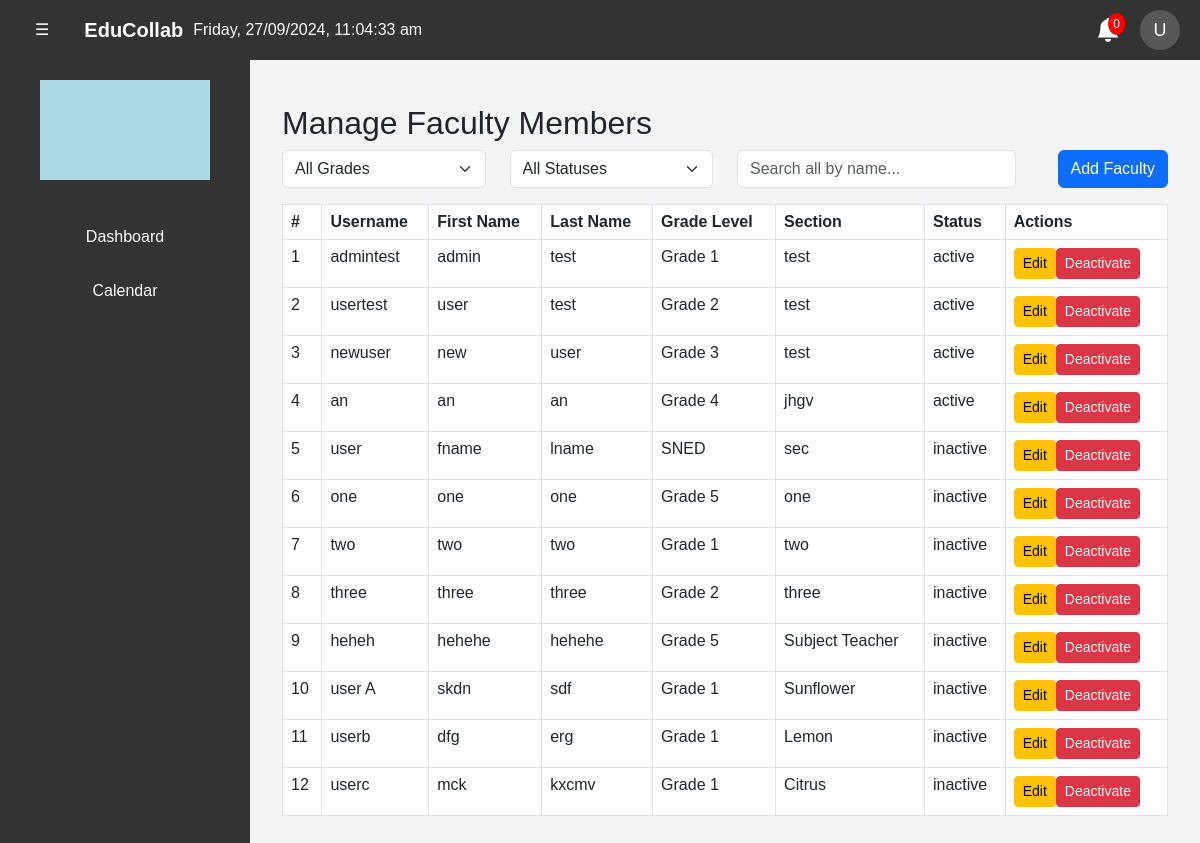
Before: /public/admin/faculty.php (signed in) with the older database file.
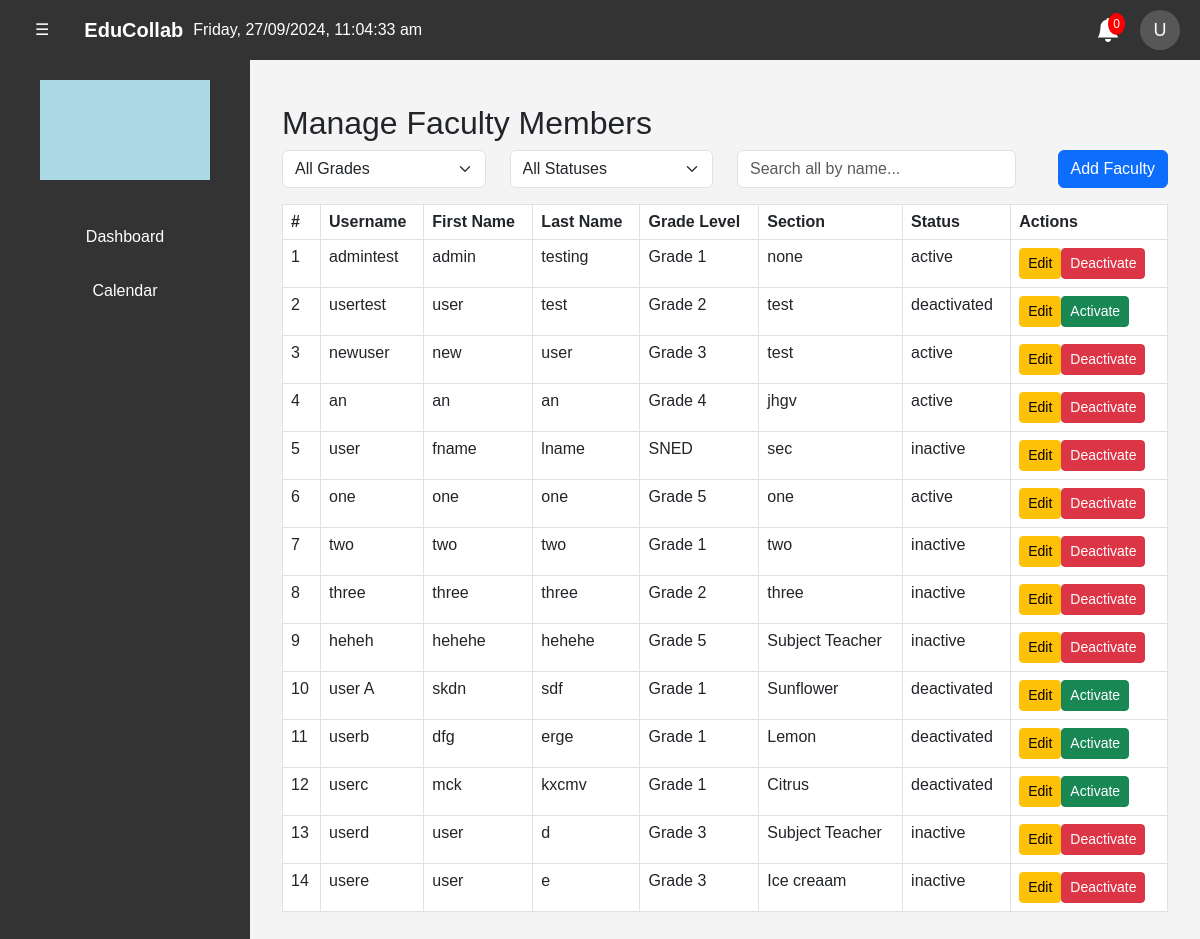
After: the same page with the newer database file.
### tables this page shows
CREATE TABLE `users` (
  `id` int(11) NOT NULL,
  `username` varchar(50) NOT NULL,
  `firstname` varchar(50) NOT NULL,
  `lastname` varchar(50) NOT NULL,
  `gradeLevel` varchar(20) NOT NULL,
  `section` varchar(30) NOT NULL,
  `password` varchar(255) NOT NULL,
  `status` enum('active','inactive','deactivated') NOT NULL DEFAULT 'inactive',
  `accType` enum('USER','ADMIN') DEFAULT 'USER',
  `created_at` timestamp NOT NULL DEFAULT current_timestamp()
);

### public/admin/faculty.php (the view, shortened to what this page needs)
<?php
require_once __DIR__ . '/../../src/config/db_config.php';
$grade = $_GET['grade'] ?? null;
$status = $_GET['status'] ?? null;
$search = $_GET['search'] ?? null;
$query = "SELECT * FROM users WHERE 1=1";
$params = [];
$stmt = $pdo->prepare($query);
$stmt->execute($params);
$facultyMembers = $stmt->fetchAll(PDO::FETCH_ASSOC);
?>
<!DOCTYPE html>
<html lang="en">
<head>
    <link rel="stylesheet" href="https://cdn.jsdelivr.net/npm/bootstrap@5.3.0-alpha1/dist/css/bootstrap.min.css">
    <link href="https://cdn.jsdelivr.net/npm/bootstrap@5.3.0-alpha3/dist/css/bootstrap.min.css" rel="stylesheet">
    <link href="https://cdnjs.cloudflare.com/ajax/libs/bootstrap-icons/1.11.1/font/bootstrap-icons.min.css" rel="stylesheet">
    <link href="../../src/css/a/h-e-gen.css" rel="stylesheet" />
</head>
<body>
    <?php include '../nav-sidebar-temp.php' ?>
    <div class="content" id="content">
        <div class="container mt-4">
            <h2>Manage Faculty Members</h2>
            <div class="row mb-3">
                <div class="col-md-3">
                    <select id="gradeFilter" class="form-select" onchange="filterFaculty()">
                        <option value="" <?= !$grade ? 'selected' : '' ?>>All Grades</option>
                    </select>
                </div>
                <div class="col-md-3">
                    <select id="statusFilter" class="form-select" onchange="filterFaculty()">
                        <option value="" <?= !isset($status) || $status === '' ? 'selected' : '' ?>>All Statuses</option>
                    </select>
                </div>
                <div class="col-md-4">
                    <input type="text" id="searchFaculty" class="form-control" placeholder="Search all by name..." onkeyup="searchFaculty()" value="<?= htmlspecialchars($search ?? '') ?>">
                </div>
                <div class="col-md-2 text-end">
                    <button class="btn btn-primary" onclick="window.location.href='add_user.php'">Add Faculty</button>
                </div>
            </div>
            <table class="table table-bordered">
                <thead>
                    <tr>
                        <th>#</th>
                        <th>Username</th>
                        <th>First Name</th>
                        <th>Last Name</th>
                        <th>Grade Level</th>
                        <th>Section</th>
                        <th>Status</th>
                        <th>Actions</th>
                    </tr>
                </thead>
                <tbody id="facultyList">
                    <?php
                    if (!empty($facultyMembers)) {
                        foreach ($facultyMembers as $index => $faculty) {
                            echo '<tr>';
                            echo '<td>' . ($index + 1) . '</td>';
                            echo '<td>' . htmlspecialchars($faculty['username']) . '</td>';
                            echo '<td>' . htmlspecialchars($faculty['firstname']) . '</td>';
                            echo '<td>' . htmlspecialchars($faculty['lastname']) . '</td>';
                            echo '<td>' . htmlspecialchars($faculty['gradeLevel']) . '</td>';
                            echo '<td>' . htmlspecialchars($faculty['section']) . '</td>';
                            echo '<td>' . htmlspecialchars($faculty['status']) . '</td>';
                            echo '<td>';
                            echo '<form method="POST" action="../../src/processes/a/faculty_actions.php" style="display:inline;">';
                            echo '<button type="submit" name="action" value="edit" class="btn btn-warning btn-sm">Edit</button>';
                            echo '</form>';
                            if ($faculty['status'] != 'deactivated') {
                                echo '<button type="button" class="btn btn-danger btn-sm verifyDeactivationButton" data-faculty-id="' . $faculty['id'] . '">Deactivate</button>';
                            } elseif ($faculty['status'] === 'deactivated') {
                                echo '<button type="button" class="btn btn-success btn-sm verifyActivationButton" data-faculty-id="' . $faculty['id'] . '">Activate</button>';
                            } echo '</td>';
                            echo '</tr>';
                        }
                    } else {
                        echo '<tr><td colspan="8">No faculty members found.</td></tr>';
                    }
                    ?>
                </tbody>
            </table>
        </div>
    </div>
</body>
</html>

### public/nav-sidebar-temp.php (shortened to what this page needs)
<div class="top-nav">
    <div class="left-section">
        <button class="sidebar-toggle-button" onclick="toggleSidebar()">☰</button>
        <div class="app-name">EduCollab</div>
        <div id="datetime">
        </div>
    </div>
    <div class="right-section">
        <div class="notification-bell">
            <i class="bi bi-bell-fill"></i>
            <span class="notification-count">0</span>
        </div>
        <div class="user-profile" id="userProfile">
            <div class="user-icon" onclick="toggleDropdown()">U</div>
        </div>
    </div>
</div>
 <div class="main">
 <div class="sidebar" id="sidebar">
        <div class="logo"></div>
        <div class="nav-links">
            <a href="dashboard.php">Dashboard</a>
            <a href="calendar.php">Calendar</a>
        </div>
    </div>

### src/css/a/h-e-gen.css (style rules this page uses)
.notification-bell { position: relative; cursor: pointer; font-size: 1.5rem; }
.notification-count { position: absolute; top: -5px; right: -5px; background-color: red; color: white; border-radius: 50%; padding: 2px 5px; font-size: 12px; }
body { margin: 0; font-family: Arial, sans-serif; height: 100vh; display: flex; flex-direction: column; overflow: auto; }
.top-nav { width: 100%; height: 60px; background-color: #333; color: #fff; display: flex; align-items: center; padding: 10px 20px; box-sizing: border-box; position: fixed; top: 0; left: 0; z-index: 1000; justify-content: space-between; }
.top-nav .sidebar-toggle-button { background-color: #333; color: #fff; border: none; padding: 10px 15px; cursor: pointer; margin-right: 20px; }
.top-nav .app-name { font-size: 20px; font-weight: bold; }
.top-nav .user-profile { position: relative; display: inline-block; cursor: pointer; }
.top-nav .user-profile .user-icon { width: 40px; height: 40px; background-color: #575757; border-radius: 50%; display: flex; align-items: center; justify-content: center; font-size: 18px; color: #fff; }
.main { display: flex; flex: 1; width: 100%; margin-top: 60px; overflow: hidden; }
.sidebar { width: 250px; background-color: #333; color: #fff; display: flex; flex-direction: column; align-items: center; padding-top: 20px; position: fixed; left: 0; top: 60px; bottom: 0; transition: transform 0.3s ease; transform: translateX(0); overflow-y: auto; }
.logo { width: 170px; height: 100px; background-color: lightblue; margin-bottom: 30px; }
.nav-links { width: 100%; display: flex; flex-direction: column; align-items: center; }
.nav-links a { text-decoration: none; color: #fff; padding: 15px; width: 100%; text-align: center; transition: background-color 0.3s; }
.content { flex: 1; padding-top: 0; padding: 20px; background-color: #f4f4f4; margin-left: 250px; overflow-y: auto; width: calc(100% - 250px); transition: margin-left 0.3s ease, width 0.3s ease; }
.left-section { display: flex; align-items: center; }
.app-name, #datetime { white-space: nowrap; margin-right: 10px; }
#datetime { font-size: 16px; color: #fff; }
.right-section { display: flex; align-items: center; }
.user-profile { position: relative; display: flex; align-items: center; cursor: pointer; margin-left: 20px; }
.user-icon { width: 40px; height: 40px; background-color: #575757; border-radius: 50%; display: flex; align-items: center; justify-content: center; font-size: 18px; color: #fff; }

### public/admin/faculty.php (style rules this page uses)
.table { max-width: 1800px; }

Changed rows visible on the page:
changed users "admintest": lastname "test" → "testing"; section "test" → "none"
changed users "usertest": status "active" → "deactivated"; status "Deactivate" → "Activate"
changed users "one": status "inactive" → "active"
changed users "user A": status "inactive" → "deactivated"; status "Deactivate" → "Activate"
changed users "userb": lastname "erg" → "erge"; status "inactive" → "deactivated"; status "Deactivate" → "Activate"
changed users "userc": status "inactive" → "deactivated"; status "Deactivate" → "Activate"
added users: username "userd", firstname "user", lastname "d", gradeLevel "Grade 3", section "Subject Teacher", status "inactive"
added users: username "usere", firstname "user", lastname "e", gradeLevel "Grade 3", section "Ice creaam", status "inactive"
